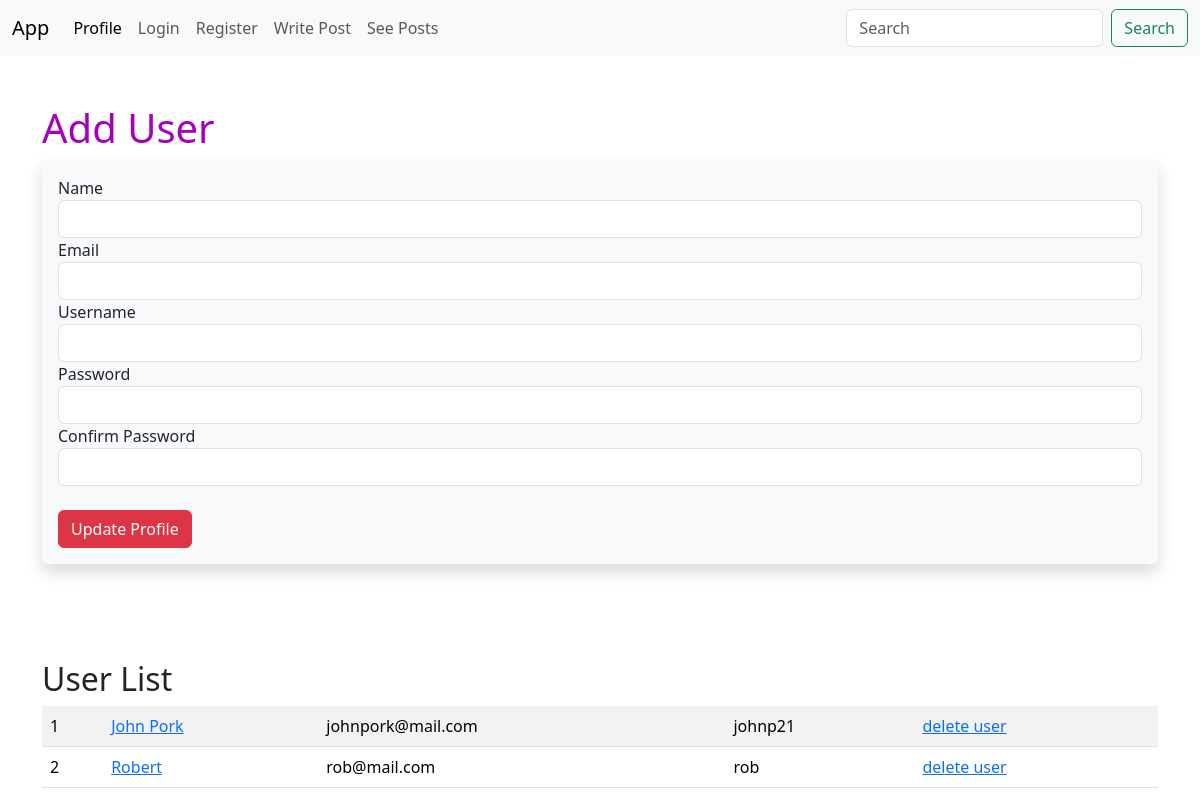
The page /user/add on the database as committed earlier.
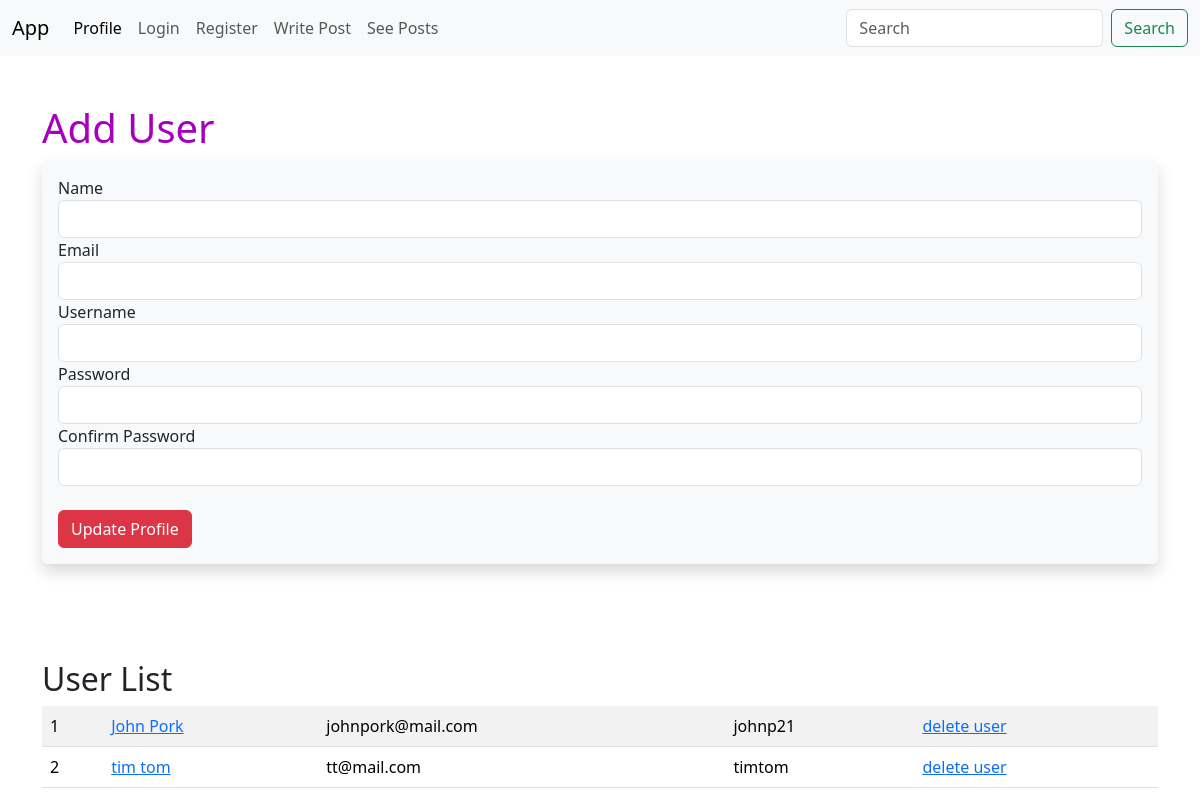
The same page on the database as committed later.
### app.py (models this page shows, shortened)
class Users(db.Model, UserMixin):
    id = db.Column(db.Integer, primary_key=True)
    username = db.Column(db.String(20), nullable=False, unique=True)
    name = db.Column(db.String(100), nullable=False)
    email = db.Column(db.String(100), nullable=False, unique=True)
    date_added = db.Column(db.DateTime, default=datetime.now())
    password_hash = db.Column(db.String(128))
    posts = db.Relationship('Posts', backref='poster')
    @property
    def password(self):
        raise AttributeError('Password is not a readable attribute')

### app.py (the view, shortened to what this page needs)
@app.route('/user/add', methods=['GET', 'POST'])
def add_user():
    name = None
    form = UserForm()
    our_users = Users.query.order_by(Users.date_added)
    return render_template('add_user.html',
                            form=form,
                            name=name,
                            our_users=our_users)

### webforms.py
class UserForm(FlaskForm):
    name = StringField('Name', validators=[DataRequired()])
    email = StringField('Email', validators=[DataRequired()])
    username = StringField('Username', validators=[DataRequired()])
    password_hash = PasswordField('Password',
                                  validators=[DataRequired(), EqualTo('password_hash2', message='Passwords not matching')])
    password_hash2 = PasswordField('Confirm Password',
                                   validators=[DataRequired()])
    submit = SubmitField('Update Profile')

### templates/add_user.html (shortened to what this page needs)
{% extends 'base.html' %}
{% block content%}
    {% if name %}
        <p>
    {% else %}
        <h1>Add User</h1>
        <div class="shadow p-3 mb-5 bg-body-tertiary rounded">
            <form method="POST">
                <div>
                    {{ form.name.label }} {{ form.name(class="form-control") }}
                </div>
                <div>
                    {{ form.email.label }} {{ form.email(class="form-control") }}
                </div>
                <div>
                    {{ form.username.label }} {{ form.username(class="form-control") }}
                </div>
                <div>
                    {{ form.password_hash.label }} {{ form.password_hash(class="form-control") }}
                </div>
                <div>
                    {{ form.password_hash2.label }} {{ form.password_hash2(class="form-control") }}
                </div>
                <div>
                    <br>
                    {{form.submit(class="btn btn-danger")}}
                </div>
            </form>
        </div>
    {% endif %}
    <br><br>
    <h2>User List</h2>
    <table class="table table-striped table-hover">
    {% for our_user in our_users %}
        <tr>
            <td>{{ our_user.id }}</td>
            <td><a href="{{ url_for('update', id=our_user.id )}}">{{ our_user.name }}</a></td>
            <td>{{ our_user.email }}</td>
            <td>{{ our_user.username }}</td>
            <td><a href="{{ url_for('delete', id=our_user.id )}}">delete user</a></td>
        </tr>
    {% endfor %}
    </table>
{% endblock %}

Rows that differ between the two databases and show on the page:
changed Users id 2: name "Robert" → "tim tom"; email "rob@mail.com" → "tt@mail.com"; username "rob" → "timtom"
